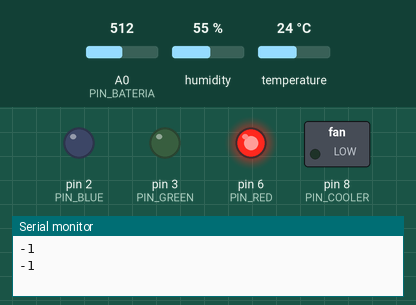
A sketch run on a simulated Arduino Uno, built with avr-gcc and run on an emulated ATmega328P. Parts: switched loads named in the sketch (green lamp = pin HIGH), output pins drawn as LEDs (lit = HIGH), the last lines printed to the serial monitor. Inputs (shaded band) come from the test bench; at power-on: A0 (PIN_BATERIA) = 512, humidity 55 %, temperature 24 °C.

Above: at 1.8 s.
1.9 s: A0 (PIN_BATERIA) set to 549
3.4 s: A0 (PIN_BATERIA) set to 573
At 5.2 s:
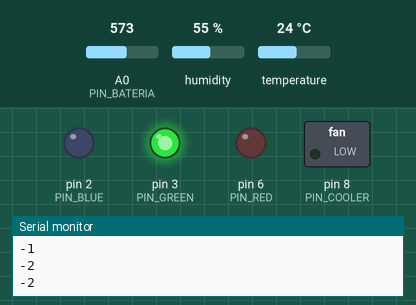
5.5 s: A0 (PIN_BATERIA) set to 765
7.2 s: A0 (PIN_BATERIA) set to 790
At 8.6 s:
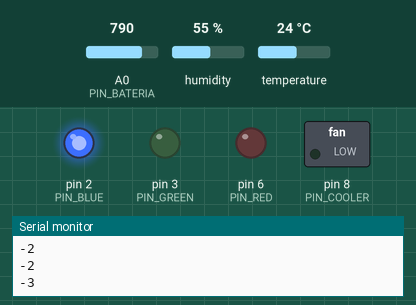
9.5 s: A0 (PIN_BATERIA) set to 716
At 10.4 s:
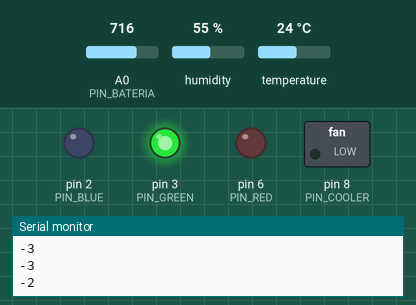
11.5 s: A0 (PIN_BATERIA) set to 900
At 13.3 s:
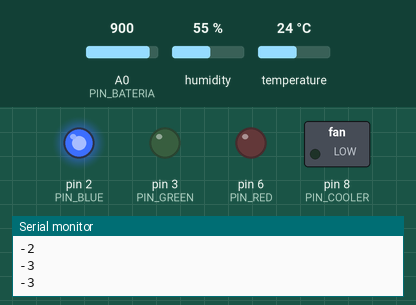
Timing chart, 0 to 14.5 s (numbered marks = the images above; inputs shaded):
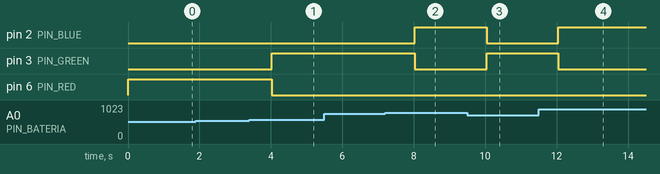

Measured:
- the behaviour switches between 555 and 556 on A0 (PIN_BATERIA) (found by bisection; images 0 and 1)
- the behaviour switches between 778 and 779 on A0 (PIN_BATERIA) (found by bisection; images 1 and 2)
- after the input at 3.4 s, pin 3 (PIN_GREEN): LOW → HIGH after 0.62 s; pin 6 (PIN_RED): HIGH → LOW after 0.62 s
- after the input at 7.2 s, pin 2 (PIN_BLUE): LOW → HIGH after 0.83 s; pin 3 (PIN_GREEN): HIGH → LOW after 0.83 s
- after the input at 9.5 s, pin 2 (PIN_BLUE): HIGH → LOW after 0.54 s; pin 3 (PIN_GREEN): LOW → HIGH after 0.54 s
- after the input at 11.5 s, pin 2 (PIN_BLUE): LOW → HIGH after 0.54 s; pin 3 (PIN_GREEN): HIGH → LOW after 0.54 s

The sketch:

simulador_master.ino
```cpp
// Codigo del maestro para probar la simulacion de la maqueta smart weather
/*

Este codigo es utilizado para probar las conexiones del
simulador maestro a esclavo. Este es el código del
maestro, el cual enviará ordenes al esclavo dependiendo
de la lectura de su entradas.

*/

// Definimos librerias
#include "DHT.h"

// Definimos etiquetas
// #define DHTTYPE DHT11     // Usamos el sensor DHT11 en la maqueta
#define DHTTYPE DHT22     // Usamos el sensor DHT22 en el simulador
#define PIN_BATERIA   A0  // Pin voltaje de la bateria
#define PIN_DHT       9   // Pin sensor de temperatura
#define PIN_COOLER    8   // Pin ventilador
#define PIN_RED       6   // Pin led rojo
#define PIN_GREEN     3   // Pin led verde
#define PIN_BLUE      2   // Pin led azul

DHT dht(PIN_DHT, DHTTYPE); // Se crea el objeto dht
float T,H,V;
int msg;

void medir(){
  T = dht.readTemperature();
  H = dht.readHumidity();
  int valEntrada = analogRead(PIN_BATERIA);  // Leemos la información de la bateria
  V = (float)valEntrada*9.2/1023.0;  // Convertimos la lectura en voltios
}

void setup() {
  Serial.begin(115200); // Iniciamos la comunicacion serial
  pinMode(PIN_COOLER, OUTPUT);
  pinMode(PIN_RED, OUTPUT);
  pinMode(PIN_GREEN, OUTPUT);
  pinMode(PIN_BLUE, OUTPUT);
}

void loop() { // Ciclo infinito
  medir();

  if(V<5){
    digitalWrite(PIN_RED,HIGH);
    digitalWrite(PIN_GREEN,LOW);
    digitalWrite(PIN_BLUE,LOW);
    msg = 1;
  }else if(V<7){
    digitalWrite(PIN_RED,LOW);
    digitalWrite(PIN_GREEN,HIGH);
    digitalWrite(PIN_BLUE,LOW);
    msg = 2;
  }
  else{
    digitalWrite(PIN_RED,LOW);
    digitalWrite(PIN_GREEN,LOW);
    digitalWrite(PIN_BLUE,HIGH);
    msg = 3;
  }

  if(T>30){
    digitalWrite(PIN_COOLER,LOW);
  }else{
    digitalWrite(PIN_COOLER,LOW);
    msg = -msg;
  }

  Serial.println(msg);

  delay(1000); // Esperamos 1000 ms y repetimos
}
```
